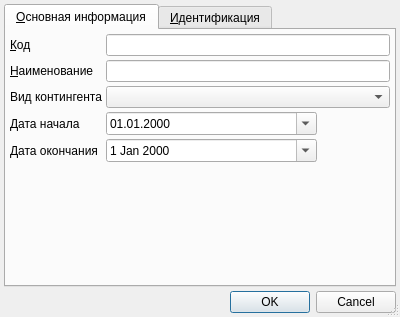
<?xml version="1.0" encoding="UTF-8"?>
<ui version="4.0">
 <class>ItemEditorDialog</class>
 <widget class="QDialog" name="ItemEditorDialog">
  <property name="geometry">
   <rect>
    <x>0</x>
    <y>0</y>
    <width>400</width>
    <height>317</height>
   </rect>
  </property>
  <property name="windowTitle">
   <string>Редактор</string>
  </property>
  <property name="sizeGripEnabled">
   <bool>true</bool>
  </property>
  <layout class="QVBoxLayout" name="verticalLayout">
   <property name="spacing">
    <number>4</number>
   </property>
   <property name="leftMargin">
    <number>4</number>
   </property>
   <property name="topMargin">
    <number>4</number>
   </property>
   <property name="rightMargin">
    <number>4</number>
   </property>
   <property name="bottomMargin">
    <number>4</number>
   </property>
   <item>
    <widget class="QTabWidget" name="tabWidget">
     <property name="currentIndex">
      <number>0</number>
     </property>
     <widget class="QWidget" name="tabMain">
      <attribute name="title">
       <string>&amp;Основная информация</string>
      </attribute>
      <layout class="QGridLayout" name="gridLayout_2">
       <property name="leftMargin">
        <number>4</number>
       </property>
       <property name="topMargin">
        <number>4</number>
       </property>
       <property name="rightMargin">
        <number>4</number>
       </property>
       <property name="bottomMargin">
        <number>4</number>
       </property>
       <property name="spacing">
        <number>4</number>
       </property>
       <item row="3" column="1">
        <widget class="CDateEdit" name="edtBegDate">
         <property name="displayFormat">
          <string>dd.MM.yyyy</string>
         </property>
         <property name="calendarPopup">
          <bool>true</bool>
         </property>
        </widget>
       </item>
       <item row="0" column="0">
        <widget class="QLabel" name="lblCode">
         <property name="sizePolicy">
          <sizepolicy hsizetype="Maximum" vsizetype="Fixed">
           <horstretch>0</horstretch>
           <verstretch>0</verstretch>
          </sizepolicy>
         </property>
         <property name="text">
          <string>&amp;Код</string>
         </property>
         <property name="buddy">
          <cstring>edtCode</cstring>
         </property>
        </widget>
       </item>
       <item row="3" column="0">
        <widget class="QLabel" name="lblBegDate">
         <property name="text">
          <string>Дата начала</string>
         </property>
        </widget>
       </item>
       <item row="1" column="0">
        <widget class="QLabel" name="lblName">
         <property name="sizePolicy">
          <sizepolicy hsizetype="Maximum" vsizetype="Fixed">
           <horstretch>0</horstretch>
           <verstretch>0</verstretch>
          </sizepolicy>
         </property>
         <property name="text">
          <string>&amp;Наименование</string>
         </property>
         <property name="buddy">
          <cstring>edtName</cstring>
         </property>
        </widget>
       </item>
       <item row="2" column="0">
        <widget class="QLabel" name="lblContingent">
         <property name="sizePolicy">
          <sizepolicy hsizetype="Maximum" vsizetype="Fixed">
           <horstretch>0</horstretch>
           <verstretch>0</verstretch>
          </sizepolicy>
         </property>
         <property name="text">
          <string>Вид контингента</string>
         </property>
         <property name="buddy">
          <cstring>cmbContingent</cstring>
         </property>
        </widget>
       </item>
       <item row="5" column="0" colspan="2">
        <spacer>
         <property name="orientation">
          <enum>Qt::Vertical</enum>
         </property>
         <property name="sizeHint" stdset="0">
          <size>
           <width>307</width>
           <height>63</height>
          </size>
         </property>
        </spacer>
       </item>
       <item row="3" column="2">
        <spacer name="horizontalSpacer">
         <property name="orientation">
          <enum>Qt::Horizontal</enum>
         </property>
         <property name="sizeHint" stdset="0">
          <size>
           <width>40</width>
           <height>20</height>
          </size>
         </property>
        </spacer>
       </item>
       <item row="1" column="1" colspan="2">
        <widget class="QLineEdit" name="edtName"/>
       </item>
       <item row="0" column="1" colspan="2">
        <widget class="QLineEdit" name="edtCode"/>
       </item>
       <item row="2" column="1" colspan="2">
        <widget class="CRBComboBox" name="cmbContingent"/>
       </item>
       <item row="4" column="0">
        <widget class="QLabel" name="lblEndDate">
         <property name="text">
          <string>Дата окончания</string>
         </property>
        </widget>
       </item>
       <item row="4" column="1">
        <widget class="CDateEdit" name="edtEndDate">
         <property name="calendarPopup">
          <bool>true</bool>
         </property>
        </widget>
       </item>
       <item row="4" column="2">
        <spacer name="horizontalSpacer_2">
         <property name="orientation">
          <enum>Qt::Horizontal</enum>
         </property>
         <property name="sizeHint" stdset="0">
          <size>
           <width>40</width>
           <height>20</height>
          </size>
         </property>
        </spacer>
       </item>
      </layout>
     </widget>
     <widget class="QWidget" name="tabIdentification">
      <attribute name="title">
       <string>&amp;Идентификация</string>
      </attribute>
      <layout class="QGridLayout" name="gridLayout">
       <property name="leftMargin">
        <number>4</number>
       </property>
       <property name="topMargin">
        <number>4</number>
       </property>
       <property name="rightMargin">
        <number>4</number>
       </property>
       <property name="bottomMargin">
        <number>4</number>
       </property>
       <property name="spacing">
        <number>4</number>
       </property>
       <item row="0" column="0">
        <widget class="CInDocTableView" name="tblIdentification"/>
       </item>
      </layout>
     </widget>
    </widget>
   </item>
   <item>
    <widget class="QDialogButtonBox" name="buttonBox">
     <property name="standardButtons">
      <set>QDialogButtonBox::Cancel|QDialogButtonBox::Ok</set>
     </property>
    </widget>
   </item>
  </layout>
 </widget>
 <customwidgets>
  <customwidget>
   <class>CRBComboBox</class>
   <extends>QComboBox</extends>
   <header>library/crbcombobox.h</header>
  </customwidget>
  <customwidget>
   <class>CInDocTableView</class>
   <extends>QTableView</extends>
   <header>library/InDocTable.h</header>
  </customwidget>
  <customwidget>
   <class>CDateEdit</class>
   <extends>QDateEdit</extends>
   <header>library/DateEdit</header>
  </customwidget>
 </customwidgets>
 <tabstops>
  <tabstop>tabWidget</tabstop>
  <tabstop>edtCode</tabstop>
  <tabstop>edtName</tabstop>
  <tabstop>cmbContingent</tabstop>
  <tabstop>edtBegDate</tabstop>
  <tabstop>tblIdentification</tabstop>
  <tabstop>buttonBox</tabstop>
 </tabstops>
 <resources/>
 <connections>
  <connection>
   <sender>buttonBox</sender>
   <signal>accepted()</signal>
   <receiver>ItemEditorDialog</receiver>
   <slot>accept()</slot>
   <hints>
    <hint type="sourcelabel">
     <x>194</x>
     <y>287</y>
    </hint>
    <hint type="destinationlabel">
     <x>186</x>
     <y>58</y>
    </hint>
   </hints>
  </connection>
  <connection>
   <sender>buttonBox</sender>
   <signal>rejected()</signal>
   <receiver>ItemEditorDialog</receiver>
   <slot>reject()</slot>
   <hints>
    <hint type="sourcelabel">
     <x>194</x>
     <y>287</y>
    </hint>
    <hint type="destinationlabel">
     <x>186</x>
     <y>58</y>
    </hint>
   </hints>
  </connection>
 </connections>
</ui>
